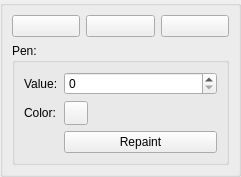
<?xml version="1.0" encoding="UTF-8"?>
<ui version="4.0">
 <class>ToolsPanel</class>
 <widget class="QWidget" name="ToolsPanel">
  <property name="geometry">
   <rect>
    <x>0</x>
    <y>0</y>
    <width>241</width>
    <height>152</height>
   </rect>
  </property>
  <property name="windowTitle">
   <string>Form</string>
  </property>
  <layout class="QHBoxLayout" name="horizontalLayout">
   <property name="leftMargin">
    <number>0</number>
   </property>
   <property name="topMargin">
    <number>0</number>
   </property>
   <property name="rightMargin">
    <number>0</number>
   </property>
   <property name="bottomMargin">
    <number>0</number>
   </property>
   <item>
    <widget class="QGroupBox" name="groupBox">
     <property name="title">
      <string/>
     </property>
     <layout class="QGridLayout" name="gridLayout">
      <item row="0" column="2">
       <widget class="QPushButton" name="cut_button">
        <property name="text">
         <string/>
        </property>
        <property name="icon">
         <iconset resource="../img.qrc">
          <normaloff>:/cut</normaloff>:/cut</iconset>
        </property>
       </widget>
      </item>
      <item row="0" column="0">
       <widget class="QPushButton" name="selection_button">
        <property name="text">
         <string/>
        </property>
        <property name="icon">
         <iconset resource="../img.qrc">
          <normaloff>:/border</normaloff>:/border</iconset>
        </property>
        <property name="checkable">
         <bool>true</bool>
        </property>
       </widget>
      </item>
      <item row="0" column="1">
       <widget class="QPushButton" name="edit_button">
        <property name="text">
         <string/>
        </property>
        <property name="icon">
         <iconset resource="../img.qrc">
          <normaloff>:/pen</normaloff>:/pen</iconset>
        </property>
        <property name="checkable">
         <bool>true</bool>
        </property>
       </widget>
      </item>
      <item row="1" column="0" colspan="3">
       <widget class="QGroupBox" name="penGroupBox">
        <property name="title">
         <string>Pen:</string>
        </property>
        <layout class="QFormLayout" name="formLayout">
         <item row="0" column="0">
          <widget class="QLabel" name="label">
           <property name="text">
            <string>Value:</string>
           </property>
          </widget>
         </item>
         <item row="0" column="1">
          <widget class="QSpinBox" name="pen_value_Spin">
           <property name="maximum">
            <number>65536</number>
           </property>
          </widget>
         </item>
         <item row="1" column="0">
          <widget class="QLabel" name="label_2">
           <property name="text">
            <string>Color:</string>
           </property>
          </widget>
         </item>
         <item row="1" column="1">
          <widget class="QPushButton" name="color_button">
           <property name="minimumSize">
            <size>
             <width>24</width>
             <height>24</height>
            </size>
           </property>
           <property name="maximumSize">
            <size>
             <width>24</width>
             <height>24</height>
            </size>
           </property>
           <property name="text">
            <string/>
           </property>
          </widget>
         </item>
         <item row="2" column="1">
          <widget class="QPushButton" name="repaint">
           <property name="text">
            <string>Repaint</string>
           </property>
          </widget>
         </item>
        </layout>
       </widget>
      </item>
     </layout>
    </widget>
   </item>
  </layout>
 </widget>
 <resources>
  <include location="../img.qrc"/>
 </resources>
 <connections/>
</ui>
